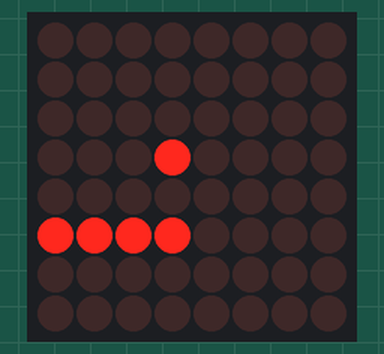
A sketch run on a simulated Arduino Uno, built with avr-gcc and run on an emulated ATmega328P. Parts: 8×8 LED matrix.

Above: at 0.1 s.

The sketch:

dot_matrix_max7219__basic.ino
```cpp
#include "LedControl.h"
/*
 pin 12 is connected to the DataIn
 pin 11 is connected to the CLK
 pin 10 is connected to CS
 We have only a single MAX72XX.
 */
LedControl lc=LedControl(12,11,10,1);

void setup() {
  /* The MAX72XX is in power-saving mode on startup,  we have to do a wakeup call */
  lc.shutdown(0,false);
  /* Set the brightness to a medium values */
  lc.setIntensity(0,8);
  /* and clear the display */
  lc.clearDisplay(0);
}

void loop() {
  lc.setLed(0, 3, 3, HIGH);   // 0번째 연결된 모듈의 (3,3)위치의 LED에 HIGH 출력
  lc.setRow(0, 5, 0xF0);      // 0번째 연결된 모듈의 5번째 Row에 0xF0 출력
  delay(1000);

  lc.setLed(0, 3, 3, LOW);    // 0번째 연결된 모듈의 (3,3) 위치의 LED에 LOW 출력
  lc.setRow(0, 5, 0x00);      // 0번째 연결된 모듈의 5번째 Row에 0x00 출력
  delay(1000);
}
```
